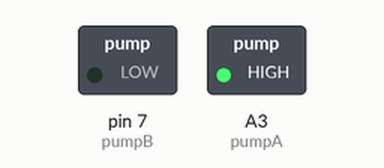
Simulated run of this sketch. Board: Arduino Uno, built with avr-gcc and run on an emulated ATmega328P. On the bench: switched loads named in the sketch (green lamp = pin HIGH). Dashed ring = blinking.

Above: at 0.5 s.
Timing chart, 0 to 4.6 s (numbered marks = the images above):
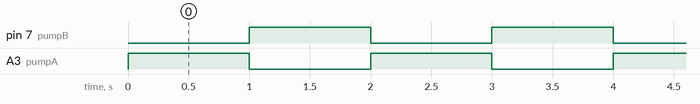

The sketch:

test_pumps.ino
```cpp
// Programmable Air
// Author: tinkrmind
// github.com/tinkrmind/programmable-air
//
// Controls the onboard pump of master board to switch then on anf off alternatively.
//

#define pumpA A3
#define pumpB 7

void setup() {
  pinMode(pumpA, OUTPUT);
  pinMode(pumpB, OUTPUT);
}

void loop() {
  digitalWrite(pumpA, HIGH);
  digitalWrite(pumpB, LOW);
  delay(1000);
  digitalWrite(pumpA, LOW);
  digitalWrite(pumpB, HIGH);
  delay(1000);
}
```

Measured:
- by itself, pin 7 (pumpB), A3 (pumpA): alternates HIGH for 1.0 s and LOW for 1.0 s
